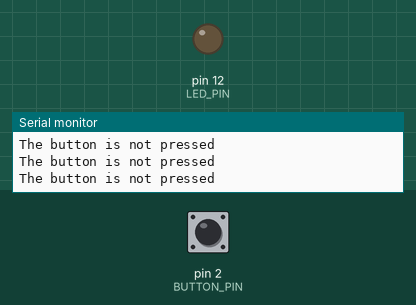
A sketch run on a simulated Arduino Uno, built with avr-gcc and run on an emulated ATmega328P. Shown: output pins drawn as LEDs (lit = HIGH), the last lines printed to the serial monitor. The test bench sets the inputs (shaded band); at power-on: pin 2 (BUTTON_PIN) LOW.

Above: at 1.2 s.
1.3 s: pin 2 (BUTTON_PIN) pulled HIGH for 0.15 s
At 1.4 s:
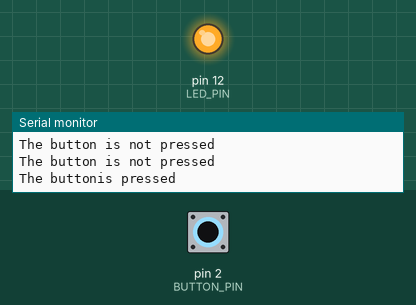
3.0 s: pin 2 (BUTTON_PIN) pulled HIGH for 3.2 s
At 7.4 s:
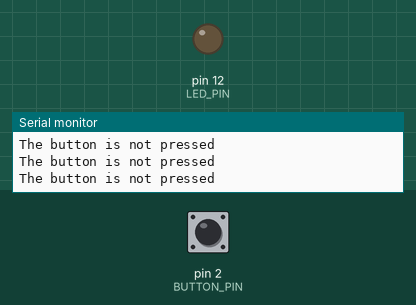
Timing chart, 0 to 8.9 s (numbered marks = the images above; inputs shaded):
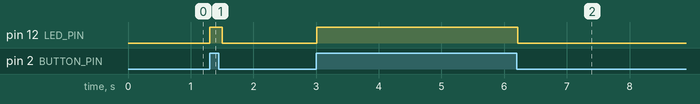

The sketch:

Button_and_LED_circuit.ino
```cpp
#define BUTTON_PIN 2
#define LED_PIN 12
void setup(){
	Serial.begin(9600);
	pinMode(BUTTON_PIN, INPUT);
  	pinMode(LED_PIN, OUTPUT);


}

void loop(){
	if(digitalRead(BUTTON_PIN)==HIGH){
    	Serial.println("The buttonis pressed");
      	digitalWrite(LED_PIN, HIGH);

  	}

  	else{
    	Serial.println("The button is not pressed");
      	digitalWrite(LED_PIN,LOW);
	}
  	delay(100);
}
  
```

Measured:
- after the input at 1.3 s, pin 12 (LED_PIN): LOW → HIGH at once, → LOW 0.20 s later
- after the input at 3.0 s, pin 12 (LED_PIN): LOW → HIGH at once, → LOW 3.2 s later
